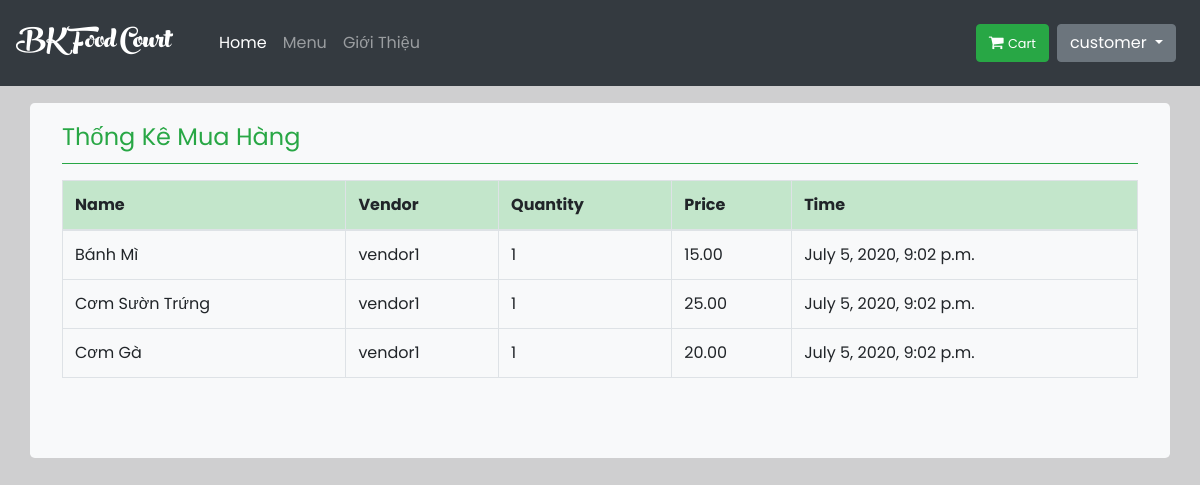
The page /customer-report/ (signed in) on the database as committed earlier.
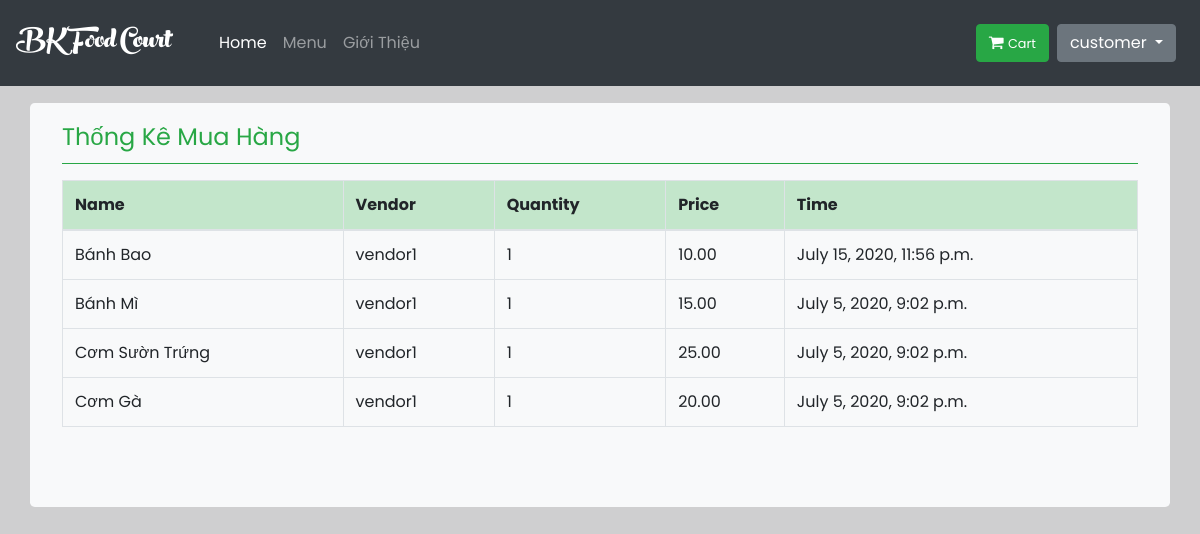
The same page on the database as committed later.
### home/models.py (models this page shows, shortened)
class OrderSuccess(models.Model):
    customer = models.ForeignKey(User, null=True, on_delete=models.CASCADE, limit_choices_to={
        'is_staff': False
    }, related_name='customer_order')
    vendor = models.ForeignKey(User, null=True, on_delete=models.CASCADE, limit_choices_to={
        'is_staff': True,
    }, related_name='vendor_order')
    food = models.CharField(max_length=200)
    quantity = models.IntegerField(default=1)
    price = models.DecimalField(max_digits=10, decimal_places=2)
    date_done = models.DateTimeField(default=timezone.now())
    class Meta:
        ordering = ('-date_done',)
    def get_item_by_customer(self, customer_id):
        try:
            return self.objects.filter(customer_id=customer_id)
        except:
            return None

### menu/views.py (the view)
# urls.py: path('customer-report/', views.customer_report_view, name='customer-report'),
def customer_report_view(request):
    report = OrderSuccess.get_item_by_customer(OrderSuccess,request.user.id)
    context = {
        'orders': report,
    }
    return render(request, 'menu/customer_report.html', context)

### Food/processor.py (called while the page is built)
def context(request):
    return {
        'list': foods.objects.all(),
    }

### templates/menu/customer_report.html (shortened to what this page needs)
{% extends 'home/base.html' %}
{% load tz %}
{% block container %}
<div class="container jumbotron mt-3 pt-3 bg-light">
        <fieldset class="border-bottom border-success mb-3">
            <legend class="text-success">Thống Kê Mua Hàng</legend>
        </fieldset>
        <table class="table table-{1:striped|sm|bordered|hover|inverse} table-inverse table-bordered">
            <thead class="thead-inverse|thead-default table-bordered table-success">
            <tr>
                <th>Name</th>
                <th>Vendor</th>
                <th>Quantity</th>
                <th>Price</th>
                <th>Time</th>
            </tr>
            </thead>
            <tbody>
            {% for order in orders %}
                <tr>
                    <td scope="row">{{ order.food }}</td>
                    <td>{{ order.vendor }}</td>
                    <td>{{ order.quantity }}</td>
                    <td>{{ order.price }}</td>
                    <td>{{ order.date_done }}</td>
                </tr>
            {% endfor %}
            </tbody>
        </table>
    </div>
{% endblock %}

Rows that differ between the two databases and show on the page:
added OrderSuccess: food "Bánh Bao", vendor "vendor1", quantity "1", price "10.00", date_done "July 15, 2020, 11:56 p.m."
